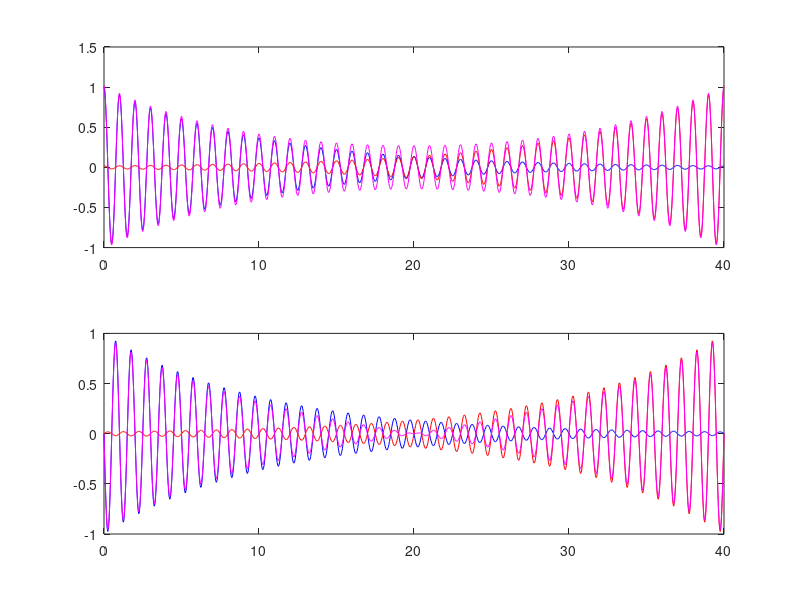

This chart was generated by the following MATLAB code:
%simulación ecuaciones del telegrafo
clc;
lambda = 1;
D = 40*lambda;
M = 1e3;
z = linspace(0,D,M);
beta = 2*pi/lambda;
alpha = 0.1;
gamma = alpha + j*beta;

A1 = 1;
A2 = A1*exp(-gamma*z(end));
Vpz = A1*exp(-gamma*z); %Voltaje transmitido
Vmz = A2*exp(gamma*z); %Voltaje reflejado
Vz = Vpz + Vmz; %Voltaje total

figure(1)
subplot(2,1,1);
plot(z,real(Vpz),'b'); %Voltaje transmitido
hold on;
plot(z,real(Vmz),'r'); %Voltaje reflejado
plot(z,real(Vz),'m'); %Voltaje total
hold off;

subplot(2,1,2);
plot(z,imag(Vpz),'b'); %Voltaje transmitido
hold on;
plot(z,imag(Vmz),'r'); %Voltaje reflejado
plot(z,imag(Vz),'m'); %Voltaje total
hold off;

% figure(1);
% plot(z,real(Vpz),z,imag(Vpz));
